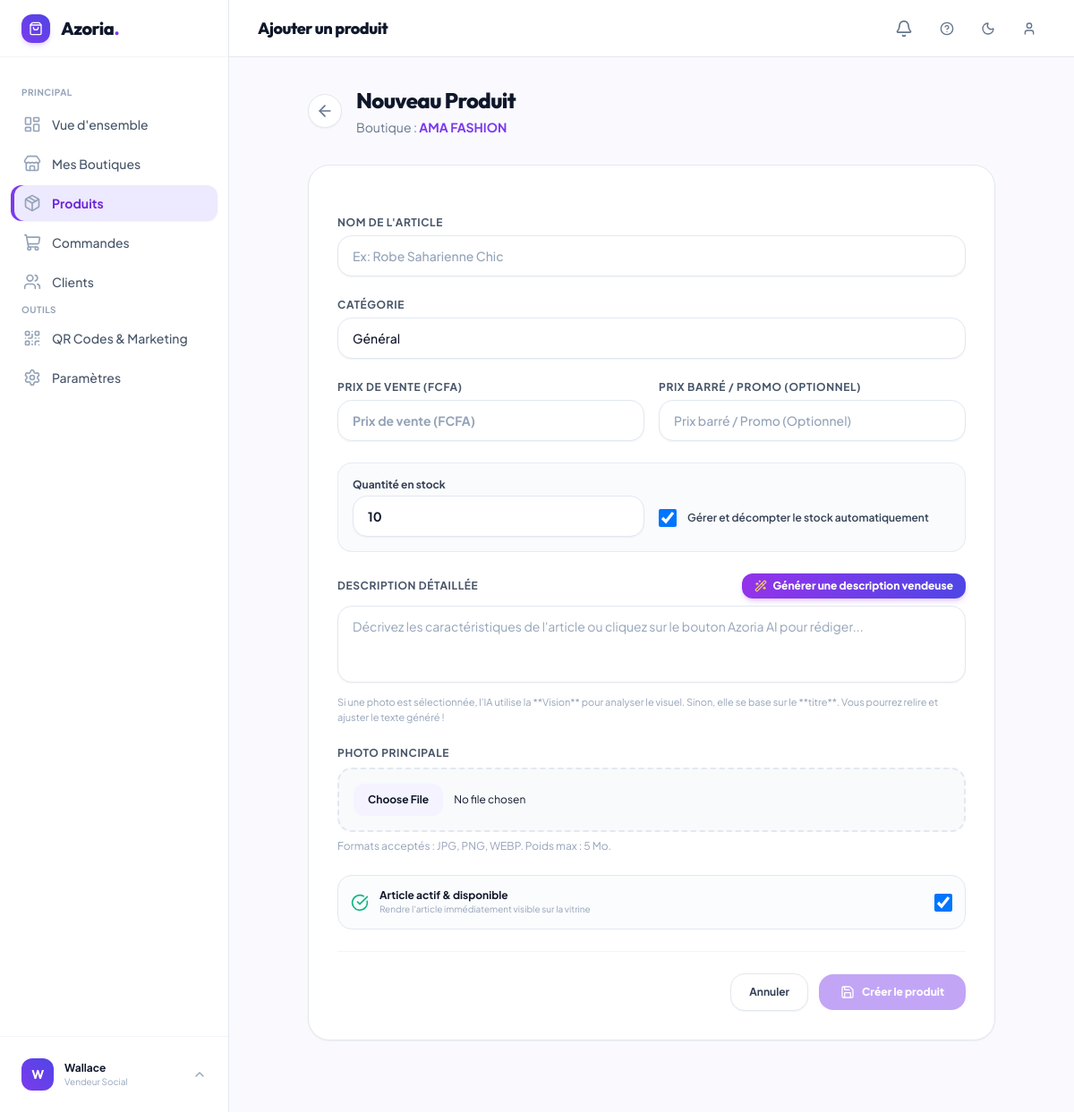
The page /boutique/produits/ajouter/ (signed in) on the database as committed earlier.
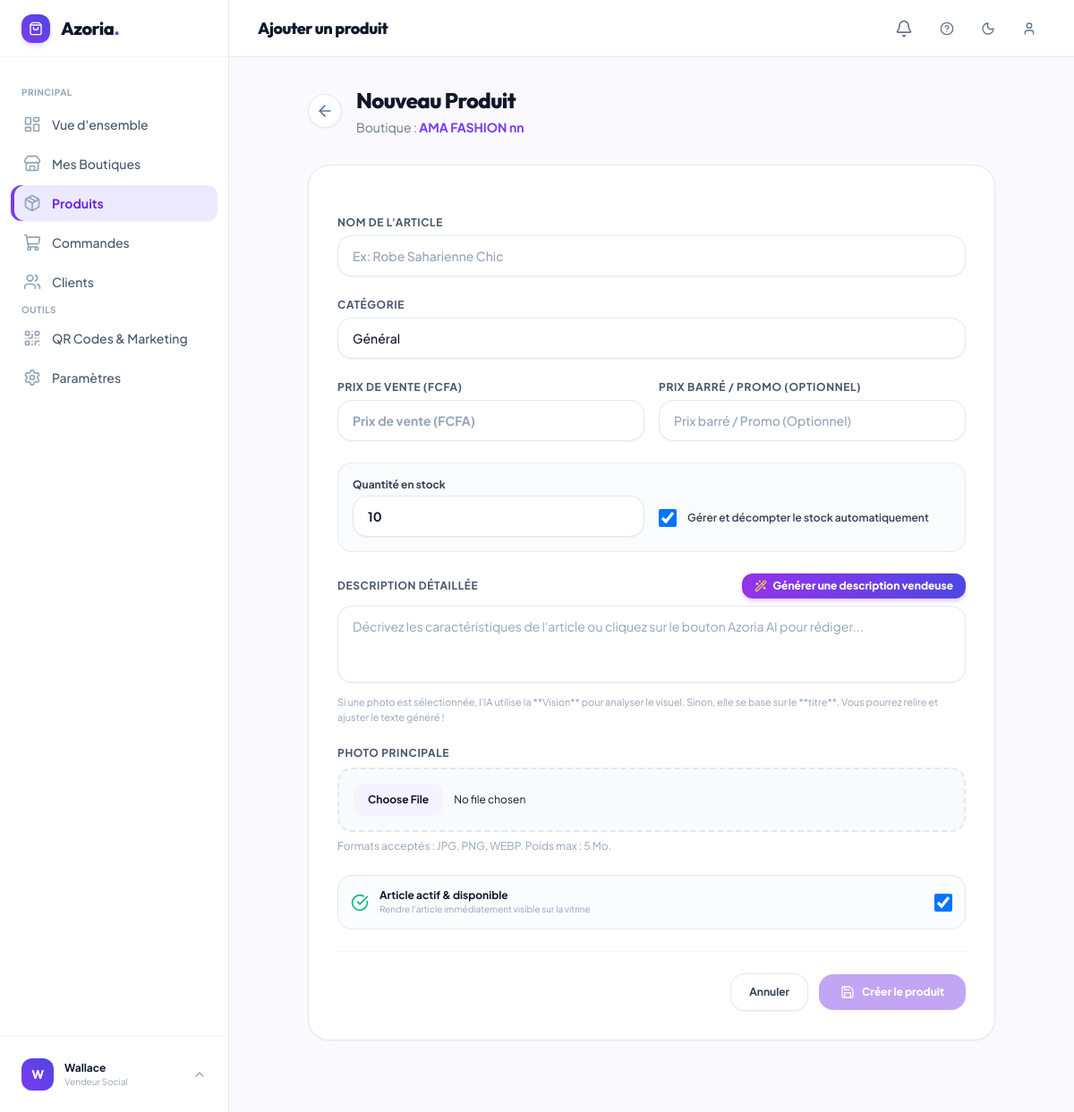
The same page on the database as committed later.
### apps/shop/models.py (models this page shows, shortened)
class Shop(models.Model):
    uuid = models.UUIDField(default=uuid.uuid4, editable=False, unique=True)
    slug = models.SlugField(max_length=150, unique=True, blank=True)
    owner = models.ForeignKey(settings.AUTH_USER_MODEL, on_delete=models.CASCADE, related_name='shops', verbose_name=_("Propriétaire"))
    name = models.CharField(max_length=120, verbose_name=_("Nom de la boutique"))
    category = models.CharField(max_length=80, default="Mode & Habillement", verbose_name=_("Catégorie"))
    description = models.TextField(blank=True, verbose_name=_("Description"))
    phone = models.CharField(max_length=25, blank=True, verbose_name=_("Numéro WhatsApp pour commandes"), help_text=_("Ex: +225 0700000000"))
    city = models.CharField(max_length=80, default="Abidjan", verbose_name=_("Ville / Commune"))
    is_active = models.BooleanField(default=True, verbose_name=_("Boutique active"))
    name_last_changed_at = models.DateTimeField(null=True, blank=True, verbose_name=_("Dernière modification du nom"))
    created_at = models.DateTimeField(auto_now_add=True, verbose_name=_("Date de création"))
    class Meta:
        verbose_name = _("Boutique")
        verbose_name_plural = _("Boutiques")
        ordering = ['-created_at']

### apps/shop/views.py (the view)
# urls.py: path('produits/ajouter/', views.product_create, name='product_create'),
@login_required
def product_create(request):
    shop = Shop.objects.filter(owner=request.user).first()
    if not shop:
        return redirect('core:dashboard')
    if request.method == 'POST':
        form = ShopProductForm(request.POST, request.FILES)
        if form.is_valid():
            product = form.save(commit=False)
            product.shop = shop
            product.save()
            for image in request.FILES.getlist('additional_images'):
                if product.images.count() < 3:
                    ProductImage.objects.create(product=product, image=image)
            messages.success(request, f"Produit '{product.name}' ajouté avec succès.")
            return redirect('shop:product_list')
    else:
        form = ShopProductForm()
    template = 'shop/partials/product_form_modal.html' if request.headers.get('HX-Request') == 'true' else 'shop/product_form.html'
    return render(request, template, {
        'form': form,
        'shop': shop,
        'is_update': False
    })

### templates/shop/product_form.html (shortened to what the changed rows need)
{% extends 'core/base_dashboard.html' %}
{% block header_title %}{% if is_update %}Modifier le produit{% else %}Ajouter un produit{% endif %}{% endblock %}
{% block content %}
<div class="max-w-3xl mx-auto pb-12">
    <div class="mb-8 flex items-center gap-4">
        <div>
            <h1 class="font-heading text-2xl font-extrabold text-slate-900 dark:text-white tracking-tight">{% if is_update %}Modifier : {{ product.name }}{% else %}Nouveau Produit{% endif %}</h1>
            <p class="text-sm text-slate-500 mt-1">Boutique : <span class="font-bold text-brand-600">{{ shop.name }}{{ product.shop.name }}</span></p>
        </div>
    </div>
</div>
{% endblock %}

Rows that differ between the two databases and show on the page:
changed Shop: name "AMA FASHION" → "AMA FASHION nn"
